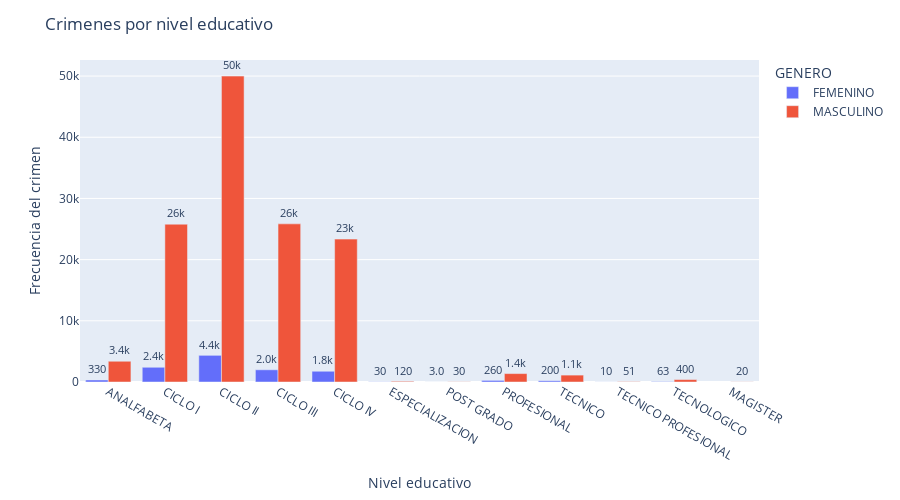

Notebook source saved alongside this figure:
### Code cell
fig = px.bar(df_edu_gen, x='NIVEL_EDUCATIVO', y='INTERNOEN',
             hover_data=['GENERO','NIVEL_EDUCATIVO'], color='GENERO',
             labels={'INTERNOEN':'Frecuencia del crimen','NIVEL_EDUCATIVO':'Nivel educativo'}, 
             height=500, barmode='group', text="INTERNOEN")
fig.update_traces(texttemplate='%{text:.2s}', textposition='outside')
fig.update_layout(uniformtext_minsize=6, uniformtext_mode='hide',
                  title="Crimenes por nivel educativo",
                 )
fig.show()
fig.write_image("fig3.png")

### Figure 1 — Plotly figure (JSON) as saved in the notebook; plotly's stock layout.template omitted (floating-point values rounded to 4 significant figures)
{"data": [{"alignmentgroup": "True", "customdata": [["FEMENINO", "ANALFABETA"], ["FEMENINO", "CICLO I"], ["FEMENINO", "CICLO II"], ["FEMENINO", "CICLO III"], ["FEMENINO", "CICLO IV"], ["FEMENINO", "ESPECIALIZACION"], ["FEMENINO", "POST GRADO"], ["FEMENINO", "PROFESIONAL"], ["FEMENINO", "TECNICO"], ["FEMENINO", "TECNICO PROFESIONAL"], ["FEMENINO", "TECNOLOGICO"]], "hovertemplate": "GENERO=%{customdata[0]}<br>Nivel educativo=%{customdata[1]}<br>Frecuencia del crimen=%{text}<extra></extra>", "legendgroup": "FEMENINO", "marker": {"color": "#636efa"}, "name": "FEMENINO", "offsetgroup": "FEMENINO", "orientation": "v", "showlegend": true, "text": [328, 2408, 4359, 1995, 1757, 30, 3, 261, 200, 10, 63], "textposition": "outside", "texttemplate": "%{text:.2s}", "type": "bar", "x": ["ANALFABETA", "CICLO I", "CICLO II", "CICLO III", "CICLO IV", "ESPECIALIZACION", "POST GRADO", "PROFESIONAL", "TECNICO", "TECNICO PROFESIONAL", "TECNOLOGICO"], "xaxis": "x", "y": [328, 2408, 4359, 1995, 1757, 30, 3, 261, 200, 10, 63], "yaxis": "y"}, {"alignmentgroup": "True", "customdata": [["MASCULINO", "ANALFABETA"], ["MASCULINO", "CICLO I"], ["MASCULINO", "CICLO II"], ["MASCULINO", "CICLO III"], ["MASCULINO", "CICLO IV"], ["MASCULINO", "ESPECIALIZACION"], ["MASCULINO", "MAGISTER"], ["MASCULINO", "POST GRADO"], ["MASCULINO", "PROFESIONAL"], ["MASCULINO", "TECNICO"], ["MASCULINO", "TECNICO PROFESIONAL"], ["MASCULINO", "TECNOLOGICO"]], "hovertemplate": "GENERO=%{customdata[0]}<br>Nivel educativo=%{customdata[1]}<br>Frecuencia del crimen=%{text}<extra></extra>", "legendgroup": "MASCULINO", "marker": {"color": "#EF553B"}, "name": "MASCULINO", "offsetgroup": "MASCULINO", "orientation": "v", "showlegend": true, "text": [3389, 25790, 49994, 25844, 23352, 115, 20, 30, 1375, 1128, 51, 397], "textposition": "outside", "texttemplate": "%{text:.2s}", "type": "bar", "x": ["ANALFABETA", "CICLO I", "CICLO II", "CICLO III", "CICLO IV", "ESPECIALIZACION", "MAGISTER", "POST GRADO", "PROFESIONAL", "TECNICO", "TECNICO PROFESIONAL", "TECNOLOGICO"], "xaxis": "x", "y": [3389, 25790, 49994, 25844, 23352, 115, 20, 30, 1375, 1128, 51, 397], "yaxis": "y"}], "layout": {"barmode": "group", "height": 500, "legend": {"title": {"text": "GENERO"}, "tracegroupgap": 0}, "margin": {"t": 60}, "title": {"text": "Crimenes por nivel educativo"}, "uniformtext": {"minsize": 6, "mode": "hide"}, "xaxis": {"anchor": "y", "domain": [0, 1], "title": {"text": "Nivel educativo"}}, "yaxis": {"anchor": "x", "domain": [0, 1], "title": {"text": "Frecuencia del crimen"}}}}
